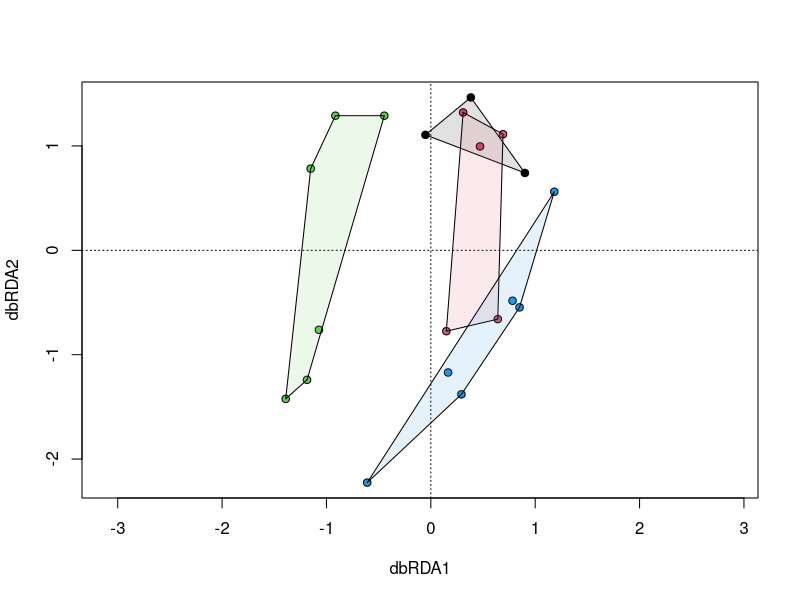

Generate this figure with R: (Note: this script raises an error after producing the figure.)
library(vegan)


## 1 Load data ----
# Load community matrix (species abundance)
data(dune)
# Load environmental metadata
data(dune.env)

head(dune[, 1:5], n = 3)  # View first 5 species for context
head(dune.env, n = 3)    # View metadata (Management, Moisture, Use, Manure)


## 2 Calc Distance ----
# Compute Bray-Curtis dissimilarity matrix
dune_beta <- vegdist(dune, method = "bray")

# This outputs a symmetric distance matrix comparing every site to every other site
# 0 = completely identical species profiles; 1 = share absolutely zero species


## 3 Unconstrained Ordination: PCoA (calssical MDS) -----
# Run PCoA (Classical Multidimensional Scaling)
dune_pcoa <- cmdscale(dune_beta, k = 10, eig = TRUE)

# Extract coordinates for plotting
pcoa_scores <- as.data.frame(dune_pcoa$points)
colnames(pcoa_scores) <- c("PCoA1", "PCoA2")

# Calculate explained variance per axis
ev <- dune_pcoa$eig / sum(dune_pcoa$eig) * 100
cat(sprintf("Axis 1 explains %.1f%%, Axis 2 explains %.1f%% variance.\n", ev[1], ev[2]))


## 4 Constrained Ordination: db-RDA / CAP -----

"We use Distance-Based Redundancy Analysis (dbrda), which is the modern mathematical equivalent to CAP."

# Run db-RDA using the formula interface (Beta Diversity ~ Environment)
dune_cap <- dbrda(dune ~ Management, data = dune.env, distance = "bray")

# Review the constraint breakdown
summary(dune_cap)


## 5 Statistical Hypothesis Testing -----

# Is the separation we see between management styles statistically meaningful, or just random noise? We run a permutation test (PERMANOVA framework) on our CAP model.

# Global significance test of the constraints
set.seed(42) # For reproducibility
anova(dune_cap, permutations = 999)

# Marginal significance test to see which specific management types matter
anova(dune_cap, by = "margin", permutations = 999)


## 6 Base-R Visualization vs. The "Tidy" Gap -----
# Quick Base-R CAP Plot
plot(dune_cap, type = "n")
points(dune_cap, display = "sites", pch = 21, bg = as.numeric(dune.env$Management))
ordihull(dune_cap, groups = dune.env$Management, draw = "polygon", col = 1:4, alpha = 30)



## Biplot (or Triplot). -----

### For Step 3 (PCoA Biplot) ----
plot(dune_pcoa, type = "t") # "t" mixes text for species and points for sites
## error, so;

# 1. Extract the raw site coordinates from your original cmdscale output
site_scores <- dune_pcoa$points
# 2. Set up the empty plot window using the coordinate limits
plot(site_scores, type = "n", xlab = "PCoA 1", ylab = "PCoA 2")
# 3. Add the site points manually
points(site_scores, pch = 21, bg = "steelblue")
# 4. Add the site labels
text(site_scores, labels = rownames(site_scores), pos = 3, cex = 0.8)


### For Step 4 (db-RDA Triplot) -----
plot(dune_cap, scaling = "species")

### Getting to a ggplot triplot --
library(vegan)
library(ggplot2)

# 1. Run the model (from the previous steps)
data(dune)
data(dune.env)
dune_cap <- dbrda(dune ~ Management, data = dune.env, distance = "bray")

# 2. Extract Site Scores and bind with Metadata
site_scores <- as.data.frame(scores(dune_cap, display = "sites"))
site_scores$Management <- dune.env$Management
site_scores$Use <- dune.env$Use

# 3. Extract Environmental Centroids (for Categorical Management)
centroid_scores <- as.data.frame(scores(dune_cap, display = "bp")) 
# Note: For categorical variables, vegan stores centroids here:
centroid_scores <- as.data.frame(scores(dune_cap, display = "centroids"))
centroid_scores$Variable <- rownames(centroid_scores)

# 4. Extract Species Scores (just taking the top 5 so the plot isn't a mess)
species_scores <- as.data.frame(scores(dune_cap, display = "species"))
species_scores$Species <- rownames(species_scores)
species_scores <- head(species_scores, 5)

# 5. Build the Plot Layer by Layer with Colors and Shapes
library("ggpubr") ## For stat_chull
ggplot() +
  # Layer 1: Site Points (Colored by Management, Shaped by Use)
  geom_point(data = site_scores, aes(x = dbRDA1, y = dbRDA2, color = Management, shape = Use), size = 3) +
  
  # Layer 2: Convex Hulls around the Management groups
  stat_chull(data = site_scores, aes(x = dbRDA1, y = dbRDA2, fill = Management, color = Management), 
             alpha = 0.1, geom = "polygon") +
  
  # Layer 3: Species Labels (The Gray Text)
  geom_text(data = species_scores, aes(x = dbRDA1, y = dbRDA2, label = Species), color = "darkgray", fontface = "italic") +
  
  # Layer 4: Environmental Centroids (The Big Targets)
  geom_point(data = centroid_scores, aes(x = dbRDA1, y = dbRDA2), color = "black", size = 4, shape = 13) +
  geom_text(data = centroid_scores, aes(x = dbRDA1, y = dbRDA2, label = Variable), vjust = -1, fontface = "bold") +
  
  # Styling
  theme_minimal() +
  labs(title = "A True, Functional db-RDA Triplot", x = "dbRDA 1", y = "dbRDA 2")


# Possible package workflow:
#' @examples 
#' ## NOT YET IMPLEMENTED
#' ggtriplot(dune_cap, metadata = dune.env) +
#'   geom_site_points(aes(color = Management, shape = Use)) +
#'   geom_ordihull(aes(fill = Management), alpha = 0.2) +
#'   geom_env_vectors(color = "darkred", arrow = arrow()) +
#'   geom_species_labels(color = "gray40", check_overlap = TRUE)
